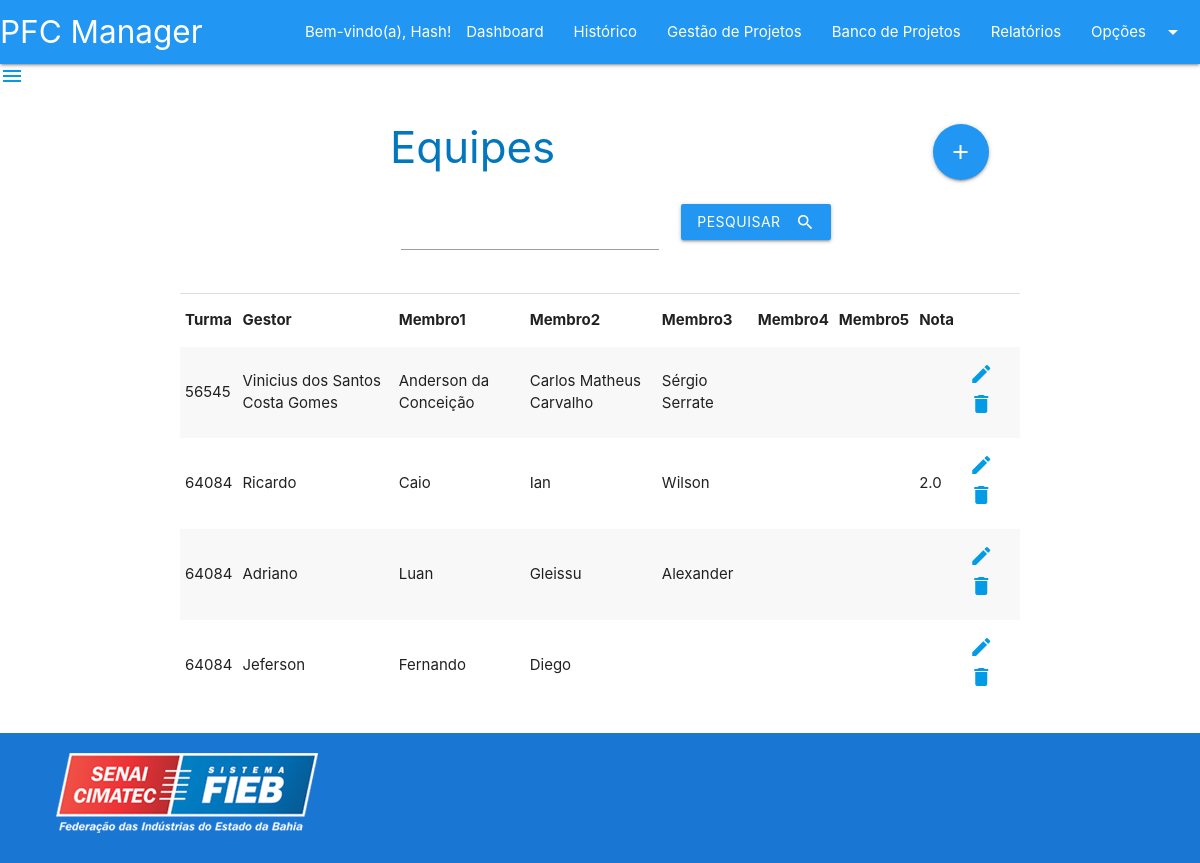
Screenshot of /telas/paginas_equipe/index_equipe.php (signed in) with the database file from the repository.
### tables this page shows
CREATE TABLE `cursos` (
  `curso_id` int NOT NULL AUTO_INCREMENT,
  `curso_nome` varchar(45) DEFAULT NULL,
  `curso_area_id` int NOT NULL,
  `curso_coordenador_id` int NOT NULL,
  PRIMARY KEY (`curso_id`),
  KEY `fk_cursos_areas1_idx` (`curso_area_id`),
  KEY `fk_cursos_coordenadores1_idx` (`curso_coordenador_id`),
  CONSTRAINT `fk_cursos_areas1` FOREIGN KEY (`curso_area_id`) REFERENCES `areas` (`area_id`),
  CONSTRAINT `fk_cursos_coordenadores1` FOREIGN KEY (`curso_coordenador_id`) REFERENCES `coordenadores` (`coordenador_id`)
);

CREATE TABLE `turmas` (
  `turma_id` int NOT NULL AUTO_INCREMENT,
  `turma_codigo` varchar(45) DEFAULT NULL,
  `turma_turno` varchar(45) DEFAULT NULL,
  `turma_curso_id` int NOT NULL,
  `turma_orientador_id` int NOT NULL,
  `turma_gpe_id` int NOT NULL,
  PRIMARY KEY (`turma_id`),
  KEY `fk_turmas_cursos1_idx` (`turma_curso_id`),
  KEY `fk_turmas_orientadores1_idx` (`turma_orientador_id`),
  KEY `fk_turmas_gpes1_idx` (`turma_gpe_id`),
  CONSTRAINT `fk_turmas_cursos1` FOREIGN KEY (`turma_curso_id`) REFERENCES `cursos` (`curso_id`),
  CONSTRAINT `fk_turmas_gpes1` FOREIGN KEY (`turma_gpe_id`) REFERENCES `gpes` (`gpe_id`),
  CONSTRAINT `fk_turmas_orientadores1` FOREIGN KEY (`turma_orientador_id`) REFERENCES `orientadores` (`orientador_id`)
);

CREATE TABLE `equipes` (
  `equipe_id` int NOT NULL AUTO_INCREMENT,
  `equipe_nota` decimal(3,1) DEFAULT NULL,
  `equipe_gestor` varchar(45) DEFAULT NULL,
  `equipe_membro1` varchar(45) DEFAULT NULL,
  `equipe_membro2` varchar(45) DEFAULT NULL,
  `equipe_membro3` varchar(45) DEFAULT NULL,
  `equipe_membro4` varchar(45) DEFAULT NULL,
  `equipe_membro5` varchar(45) DEFAULT NULL,
  `equipe_tem_projeto` tinyint NOT NULL,
  `equipe_turma_id` int NOT NULL,
  PRIMARY KEY (`equipe_id`),
  KEY `fk_equipes_turmas1_idx` (`equipe_turma_id`),
  CONSTRAINT `fk_equipes_turmas1` FOREIGN KEY (`equipe_turma_id`) REFERENCES `turmas` (`turma_id`)
);

### servicos/ServicosEquipe.php (called while the page is built, shortened)
<?php
class ServicosEquipe implements iServicosEquipe
{
    function listarEquipes()
    {
        $conexao = conectar();
        $consulta = "SELECT * FROM cursos
        INNER JOIN areas
          ON cursos.curso_area_id = areas.area_id
        INNER JOIN coordenadores
          ON cursos.curso_coordenador_id = coordenadores.coordenador_id
        INNER JOIN turmas
          ON turmas.turma_curso_id = cursos.curso_id
        INNER JOIN gpes
          ON turmas.turma_gpe_id = gpes.gpe_id
        INNER JOIN orientadores
          ON turmas.turma_orientador_id = orientadores.orientador_id
        INNER JOIN equipes
          ON equipes.equipe_turma_id = turmas.turma_id";
        $resultado = mysqli_query($conexao, $consulta);
        return $resultado;
    }
}

### telas/paginas_equipe/index_equipe.php (the view, shortened to what this page needs)
<?php require_once("../../servicos/ServicosEquipe.php"); ?>
<?php
if ($_SESSION["usuario_nome"]) {
?>
  <?php
  $servicosEquipe = new ServicosEquipe();
  ?>
  <!DOCTYPE html>
  <html lang="pt-BR">
  <head>
    <?php include_once("../compartilhado/head.php"); ?>
  </head>
  <body>
    <?php include_once("../compartilhado/header.php"); ?>
    <main>
      <div class="container">
        <div class="row">
          <form method="POST">
            <h3 class="light-blue-text text-darken-3 page-title">Equipes
              <?php
              if (($_SESSION["usuario_perfil"]) == "Administrador" || ($_SESSION["usuario_perfil"]) == "GPE") {
              ?>
                <a title="Adicionar Projeto" href="cadastro_equipe.php" class="btn-floating btn-large waves-effect waves-light blue right" style="margin-right: 5%;">
                  <i class="material-icons">add</i>
                </a>
              <?php
              }
              ?>
            </h3>
            <div class="input-field col s4 offset-s3">
              <input name="filtro" maxlength="45" type="text">
            </div>
            <div class="input-field col s4">
              <button class="btn waves-effect waves-light blue" type="submit">Pesquisar
                <i class="material-icons right ">search</i>
              </button>
            </div>
          </form>
        </div>
        <div class="divider"></div>
        <div class="table">
          <table class="striped">
            <thead>
              <tr>
                <th>Turma</th>
                <th>Gestor</th>
                <th>Membro1</th>
                <th>Membro2</th>
                <th>Membro3</th>
                <th>Membro4</th>
                <th>Membro5</th>
                <th>Nota</th>
                <th></th>
              </tr>
            </thead>
            <tbody>
              <?php
              if (isset($_POST["filtro"])) {
              ?>
                <?php
                $resultado = $servicosEquipe->pesquisarEquipe($_POST["filtro"]);
                while ($linha = mysqli_fetch_assoc($resultado)) {
                ?>
                  <tr>
                    <td><?php echo $linha["turma_codigo"] ?></td>
                    <td><?php echo $linha["equipe_gestor"] ?></td>
                    <td><?php echo $linha["equipe_membro1"] ?></td>
                    <td><?php echo $linha["equipe_membro2"] ?></td>
                    <td><?php echo $linha["equipe_membro3"] ?></td>
                    <td><?php echo $linha["equipe_membro4"] ?></td>
                    <td><?php echo $linha["equipe_membro5"] ?></td>
                    <td><?php echo $linha["equipe_nota"] ?></td>
                    <?php
                    if (($_SESSION["usuario_perfil"]) == "Administrador") {
                    ?>
                      <td>
                        <a href="alterar_equipe.php?id=<?php echo $linha["equipe_id"] ?>"><i class="material-icons">edit</i></a>
                        <a href="deletar_equipe.php?id=<?php echo $linha["equipe_id"] ?>"><i class="material-icons">delete</i></a>
                      </td>
                    <?php
                    }
                    ?>
                  </tr>
                <?php
                }
              } else {
                ?>
                <?php
                $resultado = $servicosEquipe->listarEquipes();
                while ($linha = mysqli_fetch_assoc($resultado)) {
                ?>
                  <tr>
                    <td><?php echo $linha["turma_codigo"] ?></td>
                    <td><?php echo $linha["equipe_gestor"] ?></td>
                    <td><?php echo $linha["equipe_membro1"] ?></td>
                    <td><?php echo $linha["equipe_membro2"] ?></td>
                    <td><?php echo $linha["equipe_membro3"] ?></td>
                    <td><?php echo $linha["equipe_membro4"] ?></td>
                    <td><?php echo $linha["equipe_membro5"] ?></td>
                    <td><?php echo $linha["equipe_nota"] ?></td>
                    <?php
                    if (($_SESSION["usuario_perfil"]) == "Administrador") {
                    ?>
                      <td>
                        <a href="alterar_equipe.php?id=<?php echo $linha["equipe_id"] ?>"><i class="material-icons">edit</i></a>
                        <a href="deletar_equipe.php?id=<?php echo $linha["equipe_id"] ?>"><i class="material-icons">delete</i></a>
                      </td>
                    <?php
                    }
                    ?>
                  </tr>
              <?php
                }
              }
              ?>
            </tbody>
          </table>
        </div>
      </div>
      <br>
    </main>
    <?php include_once("../compartilhado/footer.php"); ?>
  </body>
  </html>
<?php
} else {
  header("location:../inicio/login.php");
}
?>

### telas/compartilhado/head.php (style rules this page uses)
div.table { overflow-x: scroll; }
th, td { min-width: 50px; }
.page-title { padding-left: 25%; }
body { display: flex; min-height: 100vh; flex-direction: column; }
main { flex: 1 0 auto; }

### rows the page displays
cursos: turmas.turma_codigo "56545", equipes.equipe_gestor "Vinicius dos Santos Costa Gomes", equipes.equipe_membro1 "Anderson da Conceição", equipes.equipe_membro2 "Carlos Matheus Carvalho", equipes.equipe_membro3 "Sérgio Serrate"
cursos: turmas.turma_codigo "64084", equipes.equipe_gestor "Ricardo", equipes.equipe_membro1 "Caio", equipes.equipe_membro2 "Ian", equipes.equipe_membro3 "Wilson", equipes.equipe_nota "2.0", equipes.equipe_gestor "Adriano", equipes.equipe_membro1 "Luan", equipes.equipe_membro2 "Gleissu", equipes.equipe_membro3 "Alexander", equipes.equipe_gestor "Jeferson", equipes.equipe_membro1 "Fernando", equipes.equipe_membro2 "Diego"

### other values shown
$_SESSION["usuario_nome"] "Hash"
